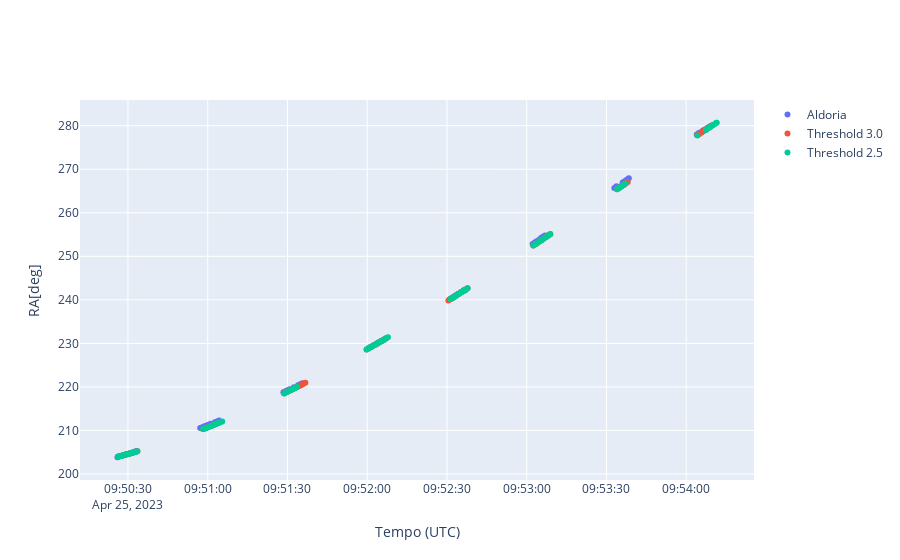
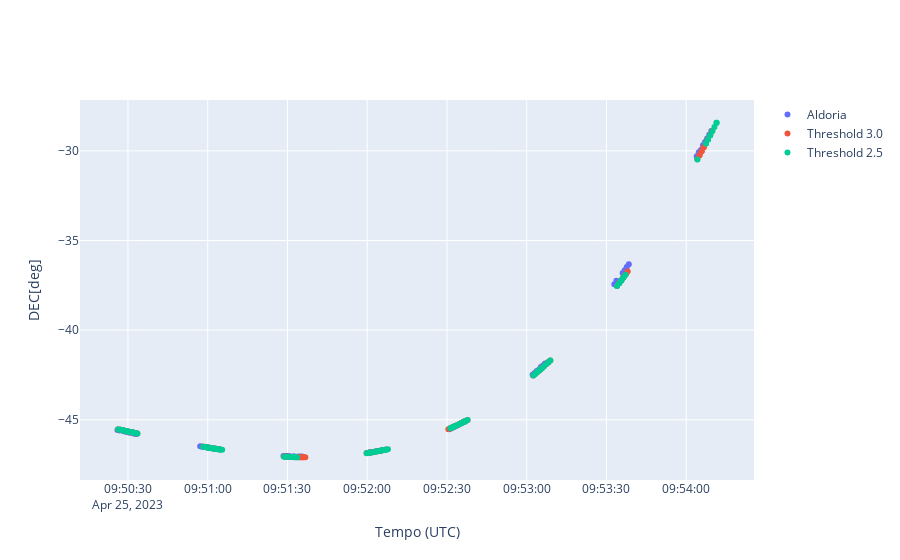

Notebook cell for these charts, in order:
### Markdown cell above
### Comparação com os dados da Aldoria

Após a filtragem dos dados e nova interpolação, podemos plotar novamente para comparação com os dados da Aldoria.

### Code cell
plot_data(
    df_list=[tdm_aldoria_raw, tdm_30_fit, tdm_25_fit],
    legend=['Aldoria', 'Threshold 3.0', 'Threshold 2.5'],
    y_data=['RA[deg]', 'DEC[deg]'],
    x_data='Tempo (UTC)',
)
